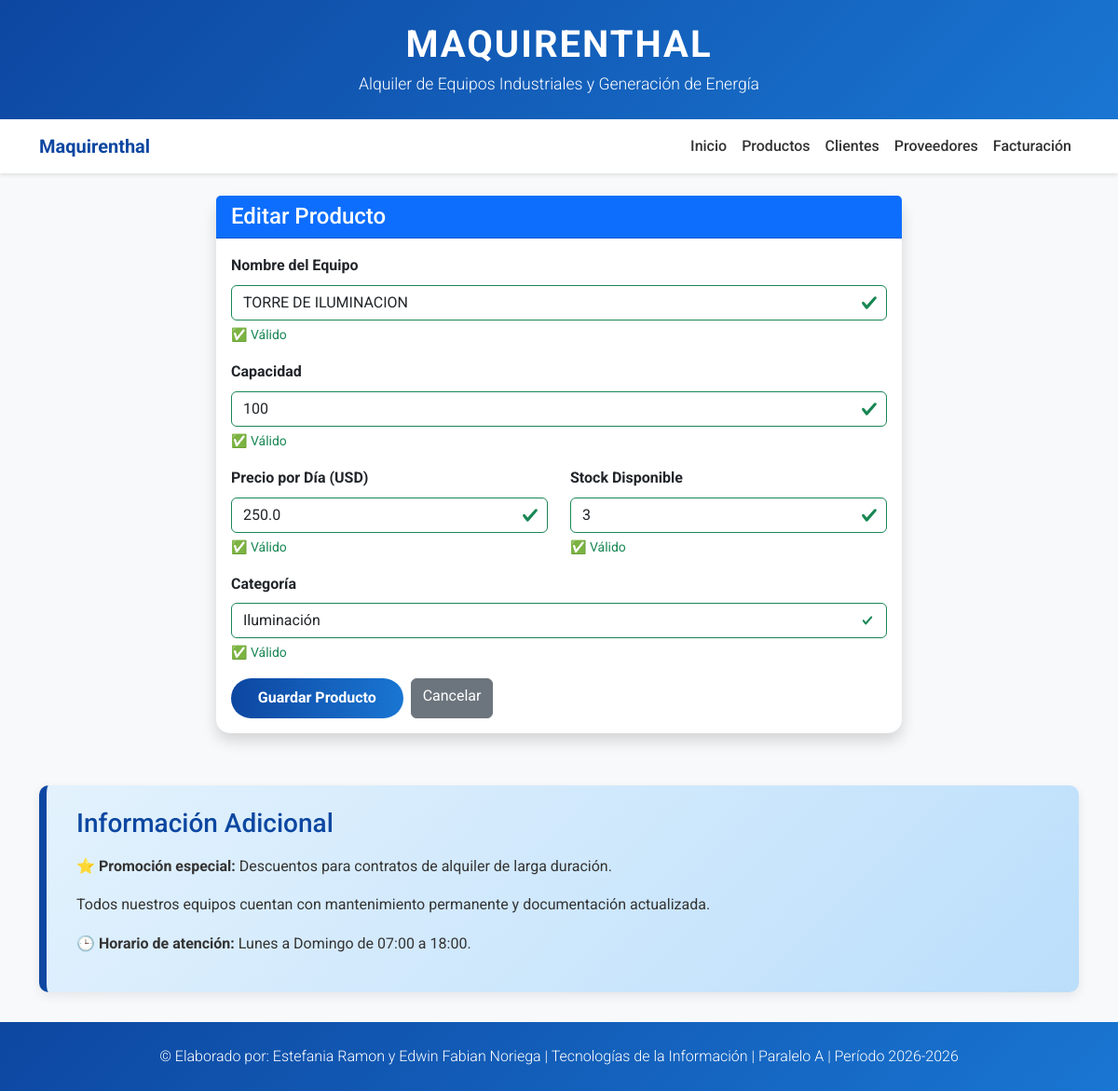
The page /productos/editar/2 on the database its author committed.
### tables this page shows
CREATE TABLE productos (
            id INTEGER PRIMARY KEY AUTOINCREMENT,
            nombre TEXT NOT NULL,
            capacidad TEXT NOT NULL,
            precio REAL NOT NULL,
            stock INTEGER NOT NULL,
            categoria TEXT NOT NULL
        );

### app.py (the view, shortened to what this page needs)
@app.route('/productos/editar/<int:id>', methods=['GET', 'POST'])
def producto_editar(id):
    conn = get_db()
    cursor = conn.cursor()
    cursor.execute('SELECT * FROM productos WHERE id = ?', (id,))
    producto = cursor.fetchone()
    conn.close()
    if not producto:
        flash('❌ Producto no encontrado', 'danger')
        return redirect(url_for('productos'))
    form = ProductoForm(data=dict(producto))
    return render_template('formularios/producto_form.html',
                          form=form,
                          titulo='Editar Producto',
                          empresa=NOMBRE_EMPRESA)

### app.py (called while the page is built)
def get_db():
    os.makedirs('data', exist_ok=True)
    conn = sqlite3.connect('data/maquirenthal.db')
    conn.row_factory = sqlite3.Row
    return conn

### templates/formularios/producto_form.html (shortened to what this page needs)
{% extends "base.html" %}
{% block content %}
<div class="row justify-content-center">
    <div class="col-md-8">
        <div class="card shadow">
            <div class="card-header bg-primary text-white">
                <h4 class="mb-0">{{ titulo }}</h4>
            </div>
            <div class="card-body">
                <form method="POST" novalidate>
                    <div class="mb-3">
                        {{ form.nombre.label(class="form-label fw-bold") }}
                        {{ form.nombre(class="form-control" + (" is-invalid" if form.nombre.errors else " is-valid" if form.nombre.data else ""), placeholder="Ej: Generador Diésel") }}
                        {% if form.nombre.errors %}
                            <div class="invalid-feedback d-block" style="color: #dc3545;">
                                {% for error in form.nombre.errors %}
                                    <span>❌ {{ error }}</span><br>
                                {% endfor %}
                            </div>
                        {% elif form.nombre.data %}
                            <div class="valid-feedback d-block" style="color: #198754;">
                                ✅ Válido
                            </div>
                        {% else %}
                            <small class="text-muted">Mínimo 3 caracteres, solo letras y espacios</small>
                        {% endif %}
                    </div>
                    <div class="mb-3">
                        {{ form.capacidad.label(class="form-label fw-bold") }}
                        {{ form.capacidad(class="form-control" + (" is-invalid" if form.capacidad.errors else " is-valid" if form.capacidad.data else ""), placeholder="Ej: 50 kW") }}
                        {% if form.capacidad.errors %}
                            <div class="invalid-feedback d-block" style="color: #dc3545;">
                                {% for error in form.capacidad.errors %}
                                    <span>❌ {{ error }}</span><br>
                                {% endfor %}
                            </div>
                        {% elif form.capacidad.data %}
                            <div class="valid-feedback d-block" style="color: #198754;">
                                ✅ Válido
                            </div>
                        {% else %}
                            <small class="text-muted">Mínimo 2 caracteres</small>
                        {% endif %}
                    </div>
                    <div class="row">
                        <div class="col-md-6">
                            <div class="mb-3">
                                {{ form.precio.label(class="form-label fw-bold") }}
                                {{ form.precio(class="form-control" + (" is-invalid" if form.precio.errors else " is-valid" if form.precio.data else ""), placeholder="Ej: 280.00", step="0.01") }}
                                {% if form.precio.errors %}
                                    <div class="invalid-feedback d-block" style="color: #dc3545;">
                                        {% for error in form.precio.errors %}
                                            <span>❌ {{ error }}</span><br>
                                        {% endfor %}
                                    </div>
                                {% elif form.precio.data %}
                                    <div class="valid-feedback d-block" style="color: #198754;">
                                        ✅ Válido
                                    </div>
                                {% else %}
                                    <small class="text-muted">Ingrese un número mayor a 0</small>
                                {% endif %}
                            </div>
                        </div>
                        <div class="col-md-6">
                            <div class="mb-3">
                                {{ form.stock.label(class="form-label fw-bold") }}
                                {{ form.stock(class="form-control" + (" is-invalid" if form.stock.errors else " is-valid" if form.stock.data else ""), placeholder="Ej: 5") }}
                                {% if form.stock.errors %}
                                    <div class="invalid-feedback d-block" style="color: #dc3545;">
                                        {% for error in form.stock.errors %}
                                            <span>❌ {{ error }}</span><br>
                                        {% endfor %}
                                    </div>
                                {% elif form.stock.data %}
                                    <div class="valid-feedback d-block" style="color: #198754;">
                                        ✅ Válido
                                    </div>
                                {% else %}
                                    <small class="text-muted">Ingrese un número mayor o igual a 0</small>
                                {% endif %}
                            </div>
                        </div>
                    </div>
                    <div class="mb-3">
                        {{ form.categoria.label(class="form-label fw-bold") }}
                        {{ form.categoria(class="form-select" + (" is-invalid" if form.categoria.errors else " is-valid" if form.categoria.data else "")) }}
                        {% if form.categoria.errors %}
                            <div class="invalid-feedback d-block" style="color: #dc3545;">
                                {% for error in form.categoria.errors %}
                                    <span>❌ {{ error }}</span><br>
                                {% endfor %}
                            </div>
                        {% elif form.categoria.data %}
                            <div class="valid-feedback d-block" style="color: #198754;">
                                ✅ Válido
                            </div>
                        {% else %}
                            <small class="text-muted">Seleccione una categoría</small>
                        {% endif %}
                    </div>
                    <div class="d-flex gap-2">
                        {{ form.submit(class="btn btn-primary") }}
                        <a href="{{ url_for('productos') }}" class="btn btn-secondary">Cancelar</a>
                    </div>
                </form>
            </div>
        </div>
    </div>
</div>
{% endblock %}

### static/css/style.css (style rules this page uses)
* { margin: 0; padding: 0; box-sizing: border-box; }
body { font-family: 'Roboto', sans-serif; background-color: #f8f9fa; color: #333; line-height: 1.6; }
.card { border: none; border-radius: 15px; box-shadow: 0 4px 12px rgba(0, 0, 0, 0.1); transition: transform 0.3s ease, box-shadow 0.3s ease; height: 100%; }
.btn-primary { background: linear-gradient(to right, #0d47a1, #1976d2); border: none; border-radius: 25px; padding: 0.6rem 1.8rem; font-weight: 700; transition: all 0.3s ease; }
.invalid-feedback, .valid-feedback { font-size: 0.875rem; margin-top: 0.25rem; }
.valid-feedback { color: #198754; }
.form-control.is-valid, .form-select.is-valid { border-color: #198754; background-repeat: no-repeat; background-position: right calc(0.375em + 0.1875rem) center; background-size: calc(0.75em + 0.375rem) calc(0.75em + 0.375rem); }
html { scroll-behavior: smooth; }

### rows shown on the page
productos: nombre "TORRE DE ILUMINACION", capacidad "100", precio "250.0", stock "3", categoria "Iluminación"

### other values the page prints
{{ label }} "Inicio" "Productos" "Clientes" "Proveedores" "Facturación"
{{ titulo }} "Editar Producto"
